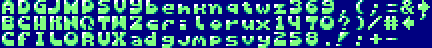
#> input picture fonts.png, 216 x 24 px, found by its file name (shown 2 times larger)
$ python AmstradPNG2FontsMode1.py
#> lines starting #> are read from the running program, lines starting #| are printed output that depends on the picture
from PIL import Image
import matplotlib.pyplot as plt
import numpy as np


def generate_font_data(image_path):
    # Charger l'image
#> called with image_path = '/Volumes/Gros disque/Amstrad/fonts.png'
    img = Image.open(image_path).convert("RGB")
#> img is the input picture: PIL image 216x24 RGB; mean R, G, B 48.7, 92.2, 134.5
    print(f"Image size: {img.width} x {img.height}")
#| Image size: 216 x 24

    # Calculer le nombre de caractères
    chars_x = img.width // 8
#> chars_x = 27
    chars_y = img.height // 8
#> chars_y = 3
    total_chars = chars_x * chars_y
#> total_chars = 81

    print(f"Nombre de caractères détectés: {chars_x} x {chars_y} = {total_chars}")
#| Nombre de caractères détectés: 27 x 3 = 81

    # Détecter les couleurs utilisées
    colors = img.getcolors(maxcolors=16)
#> colors = [(266, (255, 255, 255)), (1444, (128, 255, 128)), (328, (0, 128, 128)), (3146, (0, 0, 128))]
    if not colors or len(colors) > 4:
        print(f"Attention: {len(colors) if colors else 'plus de 16'} couleurs détectées")

    # Créer le mapping des couleurs (tri par fréquence)
    colors.sort(reverse=True)
    color_map = {rgb: index for index, (count, rgb) in enumerate(colors[:4])}
#> color_map = {(0, 0, 128): 0, (128, 255, 128): 1, (0, 128, 128): 2, (255, 255, 255): 3}

    print("Palette détectée:")
    for rgb, val in color_map.items():
        print(f"  Couleur {rgb} → valeur {val}")
#> this loop made 4 passes
#|   Couleur (0, 0, 128) → valeur 0
#|   Couleur (128, 255, 128) → valeur 1
#|   Couleur (0, 128, 128) → valeur 2
#|   Couleur (255, 255, 255) → valeur 3

    # Préparer l'affichage des caractères
    fig, axes = plt.subplots(chars_y, chars_x, figsize=(chars_x * 2, chars_y * 2))
    if chars_y == 1:
        axes = [axes]
    if chars_x == 1:
        axes = [[ax] for ax in axes]

    char_index = 0

    # Parcourir chaque caractère
    for row in range(chars_y):
        for col in range(chars_x):
            print(f"\n; === Caractère {char_index} (ligne {row}, colonne {col}) ===")

            # Extraire la zone 8x8
            start_x = col * 8
            start_y = row * 8

            # Générer les données pour ce caractère
            char_data = []
            char_pixels = []  # Pour l'affichage

            for y in range(8):  # 8 lignes de pixels
                line_bytes = []
                pixel_line = []

                # Traiter 8 pixels par groupes de 4 (2 octets par ligne)
                for group in range(0, 8, 4):  # 2 groupes de 4 pixels
                    pixels = []
                    for i in range(4):
                        pixel_x = start_x + group + i
                        pixel_y = start_y + y
                        pixel_rgb = img.getpixel((pixel_x, pixel_y))
                        pixels.append(pixel_rgb)
                        pixel_line.append(color_map.get(pixel_rgb, 0))

                    # Convertir en valeurs 0-3
                    vals = [color_map.get(p, 0) for p in pixels]

                    # Encoder selon le format CPC mode 1
                    b0 = [(v >> 0) & 1 for v in vals]  # bits de poids faible
                    b1 = [(v >> 1) & 1 for v in vals]  # bits de poids fort

                    # Construire l'octet
                    byte = (b0[0] << 7) | (b0[1] << 6) | (b0[2] << 5) | (b0[3] << 4) | \
                           (b1[0] << 3) | (b1[1] << 2) | (b1[2] << 1) | (b1[3] << 0)

                    line_bytes.append(byte)

                char_data.extend(line_bytes)
                char_pixels.append(pixel_line)

            # Afficher les données en assembleur
            hex_values = [f"&{b:02X}" for b in char_data]
            print(f"char_{char_index:02d}")

            # Afficher par lignes de 2 octets (plus lisible)
            for i in range(0, len(hex_values), 2):
                line_data = hex_values[i:i + 2]
                print(f"    db {','.join(line_data)}")

            # Afficher le caractère dans matplotlib
            char_array = np.array(char_pixels)
            ax = axes[row][col] if chars_y > 1 else axes[col]
            im = ax.imshow(char_array, cmap='viridis', vmin=0, vmax=3)
            ax.set_title(f'Char {char_index}', fontsize=8)
            ax.set_xticks([])
            ax.set_yticks([])

            char_index += 1
#> after the loop, char_index = 81

    # Afficher toutes les polices
    plt.tight_layout()
    plt.suptitle('Police de caractères extraite', fontsize=14)
    plt.show()
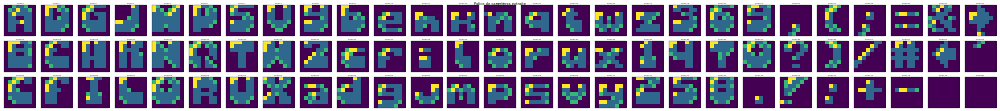
#> figure drawn by matplotlib, 81 panels

    print(f"\n; === Résumé ===")
    print(f"; {total_chars} caractères générés")
    print(f"; {len(char_data)} octets par caractère (16 octets = 2 octets × 8 lignes)")


# Utilisation
if __name__ == "__main__":
    # Remplacez par le chemin de votre image de police
    image_path = "/Volumes/Gros disque/Amstrad/fonts.png"  # Adaptez le chemin

    try:
        generate_font_data(image_path)
    except FileNotFoundError:
        print("Fichier image non trouvé. Veuillez vérifier le chemin.")
    except Exception as e:
        print(f"Erreur: {e}")
